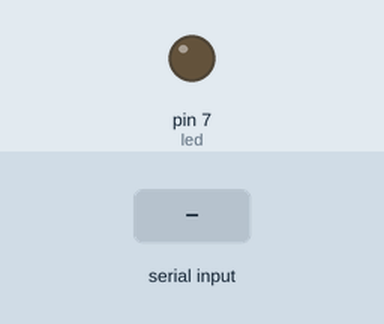
Recording of a sketch running on a simulated Arduino Uno, built with avr-gcc and run on an emulated ATmega328P. Shown: output pins drawn as LEDs (lit = HIGH). Dashed ring = blinking. The test bench sets the inputs (shaded band). What the sketch prints to the serial monitor is not drawn.

Above: at 1.2 s.
1.3 s: "G" received over Serial
At 1.4 s:
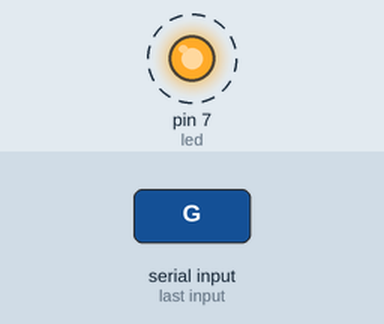
4.3 s: "R" received over Serial
At 5.4 s:
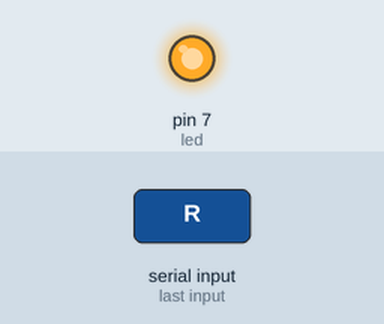
6.0 s: "Y" received over Serial
At 8.8 s:
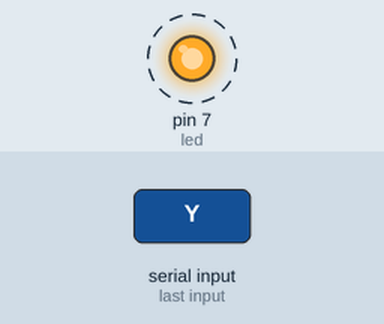
Timing chart, 0 to 14.5 s (numbered marks = the images above; inputs shaded):
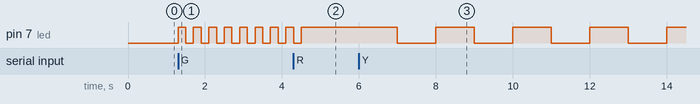

The sketch:

questao_5.ino
```cpp
#define led 7
char letra;

void setup() {
  Serial.begin(9600);
  pinMode(led, OUTPUT);
}
void loop() {
  if (Serial.available()) {
    letra = Serial.read();
    Serial.print(letra);
  }
  if (letra == 'R') {
      digitalWrite(led, HIGH);
    }
  else if (letra == 'G') {
      digitalWrite(led, HIGH);
      delay(200);
      digitalWrite(led, LOW);
      delay(200);
    }
  else if (letra == 'Y') {
      digitalWrite(led, HIGH);
      delay(1000);
      digitalWrite(led, LOW);
      delay(1000);
  }
}
```

Measured:
- after the input at 1.3 s, pin 7 (led): alternates HIGH for 0.20 s and LOW for 0.20 s, starting at once
- after the input at 4.3 s, pin 7 (led): goes on until 4.5 s, then stays HIGH
- after the input at 6.0 s, pin 7 (led): alternates HIGH for 1.0 s and LOW for 1.0 s, starting after 1.0 s
